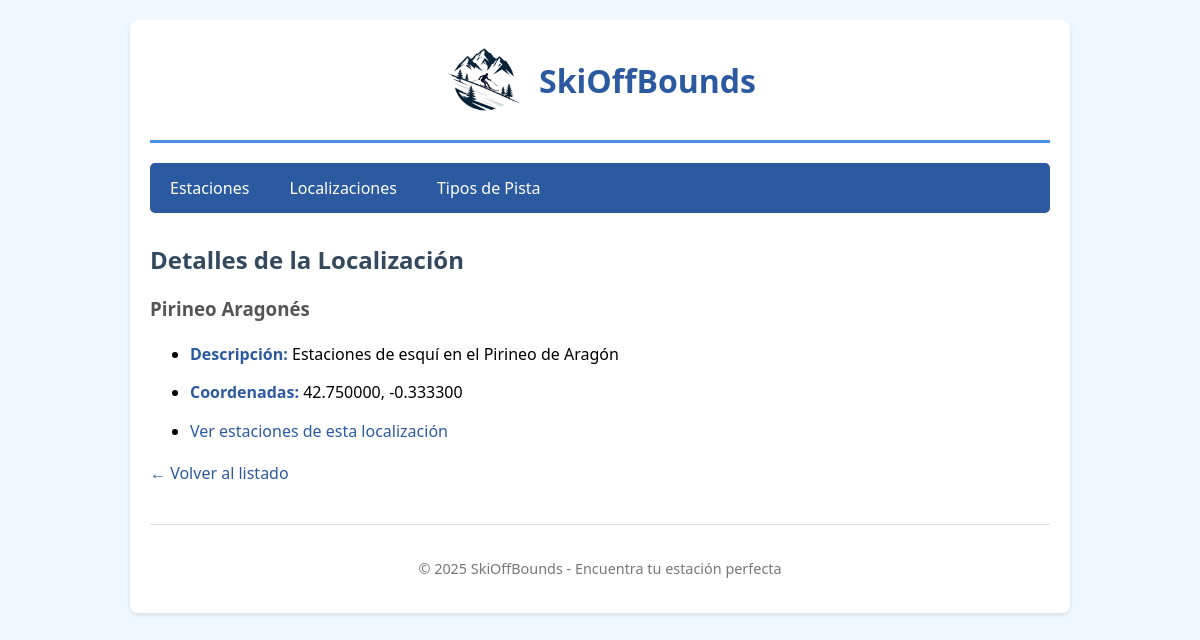
The app's page /app/localizaciones/2/ with its own data.
### app/models.py (models this page shows, shortened)
class Localizacion(models.Model):
    nombre = models.CharField(
        max_length=100,
        help_text="Ej: Pirineo Catalán, Pirineo Aragonés, Cordillera Cantábrica"
    )
    descripcion = models.TextField(blank=True, null=True)
    latitud = models.DecimalField(
        max_digits=9,
        decimal_places=6,
        blank=True,
        null=True
    )
    longitud = models.DecimalField(
        max_digits=9,
        decimal_places=6,
        blank=True,
        null=True
    )
    class Meta:
        verbose_name_plural = "Localizaciones"

### app/views.py (the view)
# urls.py: path('localizaciones/<int:localizacion_id>/', views.show_localizacion, name='localizacion_detalle'),
def show_localizacion(request, localizacion_id):
    localizacion = get_object_or_404(Localizacion, pk=localizacion_id)
    context = {'localizacion': localizacion}
    return render(request, 'localizacion_detail.html', context)

### app/templates/localizacion_detail.html (shortened to what this page needs)
{% extends "base.html" %}
{% block contenido %}
<h2>Detalles de la Localización</h2>
{% if localizacion %}
    <h3>{{ localizacion.nombre }}</h3>
    <ul>
        {% if localizacion.descripcion %}
            <li><strong>Descripción:</strong> {{ localizacion.descripcion }}</li>
        {% endif %}
        {% if localizacion.latitud and localizacion.longitud %}
            <li><strong>Coordenadas:</strong> {{ localizacion.latitud }}, {{ localizacion.longitud }}</li>
        {% endif %}
        <li>
            <a href="{% url 'skioffbounds:localizacion_estaciones' localizacion.id %}">
                Ver estaciones de esta localización
            </a>
        </li>
    </ul>
    <p><a href="{% url 'skioffbounds:localizaciones' %}">← Volver al listado</a></p>
{% else %}
    <p>No existe esta localización.</p>
{% endif %}
{% endblock %}

### app/static/css/style.css (style rules this page uses)
body { font-family: 'Segoe UI', Tahoma, Geneva, Verdana, sans-serif; margin: 0; padding: 0; background-color: #f0f8ff; }
h2 { color: #34495e; margin-top: 20px; }
h3 { color: #555; }
#content > ul li { margin: 10px 0; line-height: 1.8; }
a { color: #2c5aa0; text-decoration: none; transition: color 0.3s; }
strong { color: #2c5aa0; }

### records on screen
Localizacion: nombre "Pirineo Aragonés", descripcion "Estaciones de esquí en el Pirineo de Aragón", latitud "42.750000", longitud "-0.333300"
